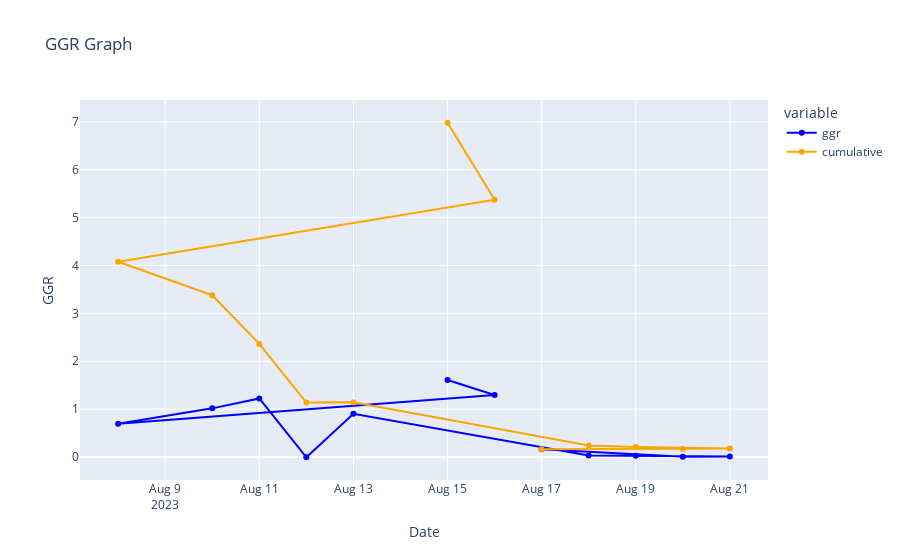

Here is the notebook cell this chart was saved with:
### Code cell
df = pd.DataFrame({"ggr":perDay_ggr,"cumulative":cumulative_ggr,"labels":date_range})
fig = px.line(df, x="labels", y=["ggr", "cumulative"],
              markers=True, color_discrete_sequence=['blue', 'orange'],
              labels={"labels":"Date", "value": "GGR"},
              title="GGR Graph")

fig.show()

### Figure 1 — Plotly figure (JSON) as saved in the notebook; plotly's stock layout.template omitted (floating-point values rounded to 4 significant figures)
{"data": [{"hovertemplate": "variable=ggr<br>Date=%{x}<br>GGR=%{y}<extra></extra>", "legendgroup": "ggr", "line": {"color": "blue", "dash": "solid"}, "marker": {"symbol": "circle"}, "mode": "markers+lines", "name": "ggr", "orientation": "v", "showlegend": true, "type": "scatter", "x": ["2023-08-17", "2023-08-20", "2023-08-21", "2023-08-19", "2023-08-18", "2023-08-13", "2023-08-12", "2023-08-11", "2023-08-10", "2023-08-08", "2023-08-16", "2023-08-15"], "xaxis": "x", "y": [0.1618, 0.004, 0.014, 0.0293, 0.032, 0.9017, -0.00408, 1.224, 1.017, 0.6972, 1.296, 1.607], "yaxis": "y"}, {"hovertemplate": "variable=cumulative<br>Date=%{x}<br>GGR=%{y}<extra></extra>", "legendgroup": "cumulative", "line": {"color": "orange", "dash": "solid"}, "marker": {"symbol": "circle"}, "mode": "markers+lines", "name": "cumulative", "orientation": "v", "showlegend": true, "type": "scatter", "x": ["2023-08-17", "2023-08-20", "2023-08-21", "2023-08-19", "2023-08-18", "2023-08-13", "2023-08-12", "2023-08-11", "2023-08-10", "2023-08-08", "2023-08-16", "2023-08-15"], "xaxis": "x", "y": [0.1618, 0.1658, 0.1798, 0.2091, 0.2411, 1.143, 1.139, 2.363, 3.38, 4.077, 5.373, 6.98], "yaxis": "y"}], "layout": {"autosize": true, "legend": {"title": {"text": "variable"}, "tracegroupgap": 0}, "title": {"text": "GGR Graph"}, "xaxis": {"anchor": "y", "autorange": true, "domain": [0, 1], "range": ["2023-08-07 05:01:48.7613", "2023-08-21 18:58:11.2387"], "title": {"text": "Date"}, "type": "date"}, "yaxis": {"anchor": "x", "autorange": true, "domain": [0, 1], "range": [-0.5805, 7.557], "title": {"text": "GGR"}, "type": "linear"}}}
